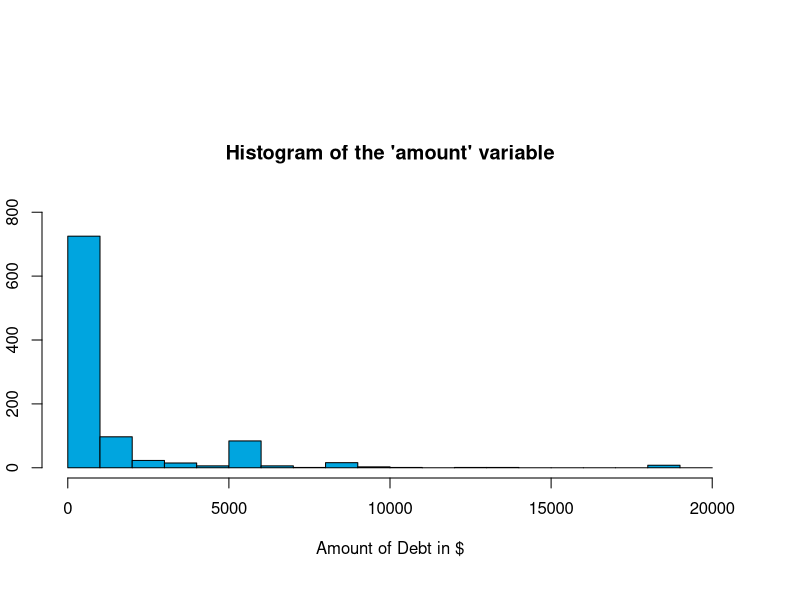
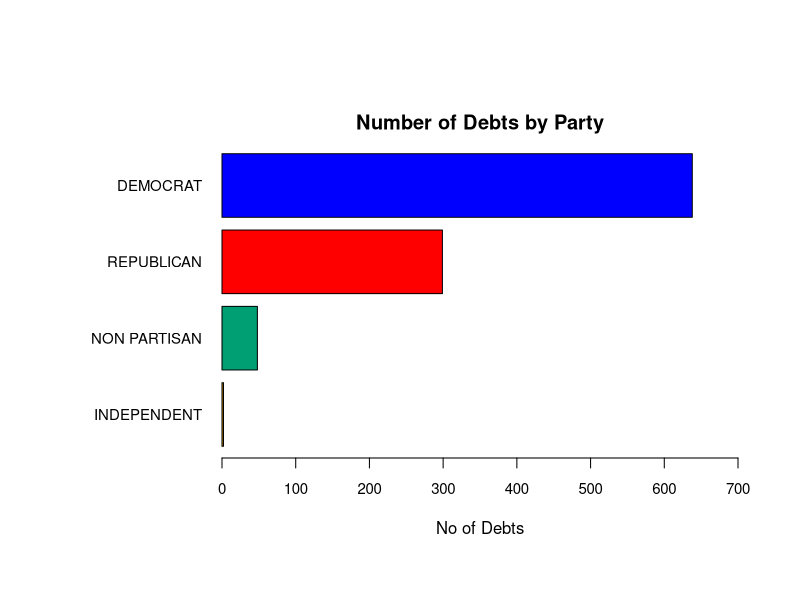
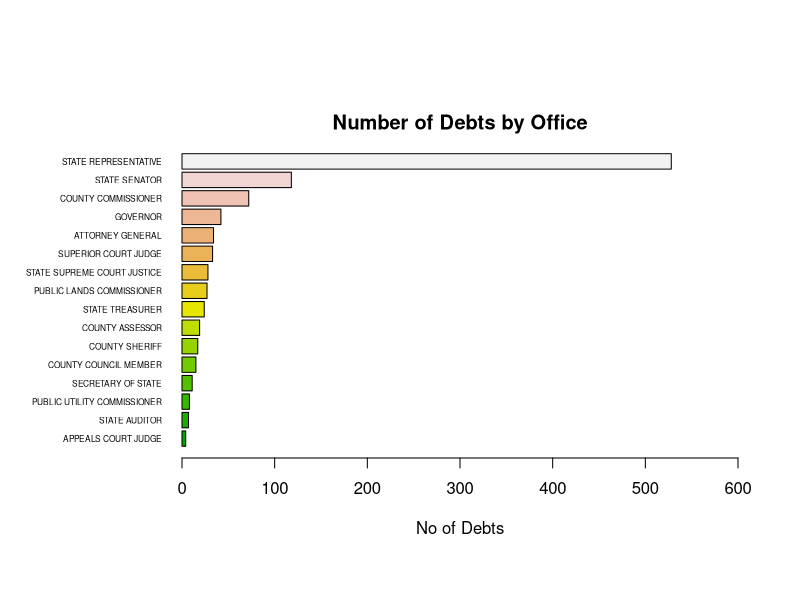
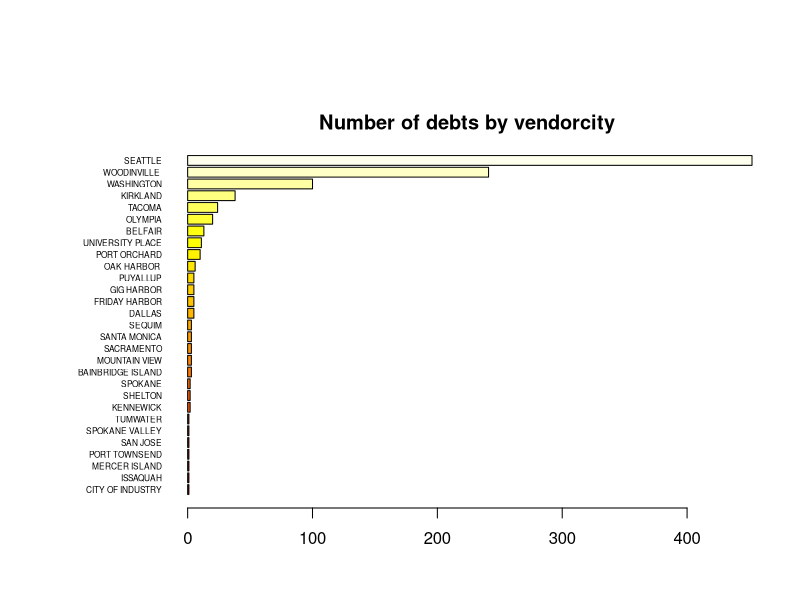
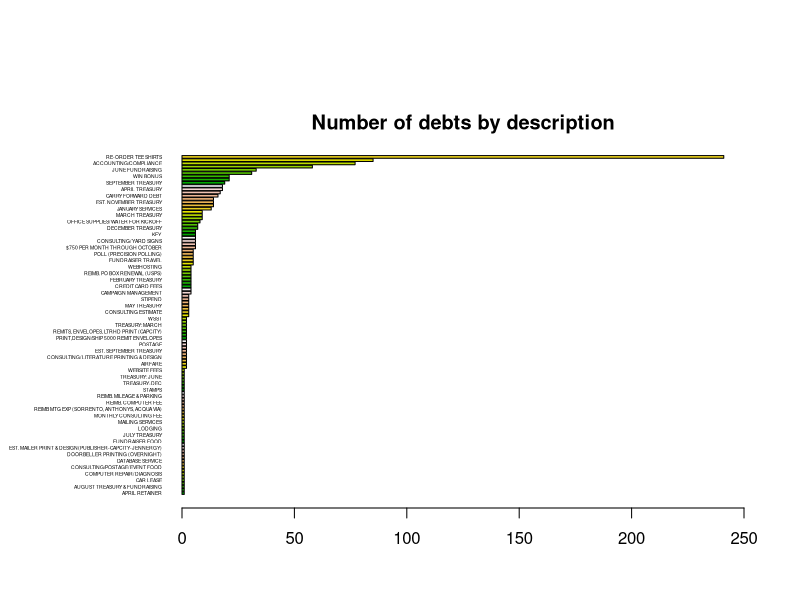

The R script that drew these images, in order: (Note: this script raises an error after producing the figures.)
## ---- chunk 1
knitr::opts_chunk$set(echo = TRUE)
## ---- chunk 2
library(car)
library(ggplot2)
par(oma= c(2,1,5,2) + 0.1) #Sets outside margins : b, l, t, r 
par(mar = c(4,1,5,1)) #Sets plot margins
cdebt_original = data.frame(read.csv("CandidateDebt.csv"))
str(cdebt_original)
## ---- chunk 3
length(cdebt_original$reportnumber) - length(unique(cdebt_original$reportnumber))

comb_fmlnames <- length(sort(unique(paste(cdebt_original$lastname, 
                                          cdebt_original$firstname, 
                                          cdebt_original$middleinitial))))
#shared lastname: FARRELL, JOHNSON, LADENBURG, MORRIS, THOMAS
length(unique(cdebt_original$filername)) - comb_fmlnames 

length(unique(cdebt_original$reportnumber)) / length(unique(cdebt_original$filerid))

length(unique(cdebt_original$filerid)) - length(unique(cdebt_original$filername))
## ---- chunk 4
colNames <- c("origin", "filerid", "filertype", "filername", "firstname", "middleinitial",
              "lastname", "office", "office2", "legislativedistrict", "position", "party",
              "jurisdiction", "jurisdictioncounty", "jurisdictiontype", "electionyear", 
              "amount", "recordtype", "fromdate", "thrudate", "debtdate", "code",
              "description", "vendorname", "vendoraddress", "vendorcity", "vendorstate")
cdebt_revised <- read.csv("CandidateDebt.csv", col.names = colNames, stringsAsFactors = T,
                         na.strings = c(NA,"NA","#N/A" ,"", " "))
str(cdebt_revised)
## ---- chunk 5
cdebt_revised = subset(cdebt_revised, !is.na(amount))
length(cdebt_original$amount) - length(cdebt_revised$amount)
## ---- chunk 6
1 - length(na.omit(cdebt_revised$legislativedistrict)) / length(cdebt_revised$legislativedistrict)
1 - length(na.omit(cdebt_revised$position)) / length(cdebt_revised$position)
1 - length(na.omit(cdebt_revised$jurisdictioncounty)) / length(cdebt_revised$jurisdictioncounty)
1 - length(na.omit(cdebt_revised$code)) / length(cdebt_revised$code)
1 - length(na.omit(cdebt_revised$description)) / length(cdebt_revised$description)
1 - length(na.omit(cdebt_revised$vendoraddress)) / length(cdebt_revised$vendoraddress)
1 - length(na.omit(cdebt_revised$vendorcity)) / length(cdebt_revised$vendorcity)
1 - length(na.omit(cdebt_revised$vendorstate)) / length(cdebt_revised$vendorstate)
## ---- chunk 7
summary(cdebt_revised$debtdate)
cdebt_revised$fromdate <- as.Date(as.character(cdebt_revised$fromdate), format = "%m/%d/%y")
cdebt_revised$thrudate <- as.Date(as.character(cdebt_revised$thrudate), format = "%m/%d/%y")
cdebt_revised$debtdate <- as.Date(as.character(cdebt_revised$debtdate), format = "%m/%d/%y")
summary(cdebt_revised$debtdate)
## ---- chunk 8
summary(cdebt_revised$origin)
summary(cdebt_revised$filertype)
summary(cdebt_revised$recordtype)
summary(cdebt_revised$electionyear)
## ---- chunk 9
amount = cdebt_revised$amount
summary(amount)
hist(cdebt_revised$amount, breaks = seq(0, 20000, by = 1000), main = "Histogram of the 'amount' variable",  border="black", col="#00A5DF", xlab = "Amount of Debt in $" ,ylab="No of Debts", ylim = c(0, 800))

## ---- chunk 10

party <- table(cdebt_revised$party)
length(cdebt_revised$party)
summary(cdebt_revised$party)

#Sets outside margins : b, l, t, r 
par(las=1, mar=c(5,10,2,1))

colorPalette <- c("#E69F00", "#009E73", "#FF0000", "#0000FF")
# I , N , R , D

barplot(party[order(party)], horiz = TRUE , las = 1, main ="Number of Debts by Party" , xlab="No of Debts" ,cex.axis = .9 ,cex.names= 0.9 , col = colorPalette , xlim = c(0, 700))

## ---- chunk 11

length(cdebt_revised$office)
summary(cdebt_revised$office)

office <- table(cdebt_revised$office)
#Sets plot margins : b, l, t, r 
par(las=1, mar=c(5,8,2, 1))

barplot(office[order(office)], horiz = TRUE , las = 1, main ="Number of Debts by Office", xlab="No of Debts" ,cex.names=0.5 , col = terrain.colors(16),xlim = c(0, 600)) 

## ---- chunk 12

#length(cdebt_revised$vendorcity)
#str(cdebt_revised$vendorcity)
#summary(cdebt_revised$vendorstate)

count_Seattle = subset(cdebt_revised, vendorcity == "SEATTLE")
count_cities = subset(cdebt_revised, !is.na(vendorcity))
(share_Seattle = length(count_Seattle$vendorcity) / length(count_cities$vendorcity))

vendorcity <- table(cdebt_revised$vendorcity)
#Sets plot margins : b, l, t, r 
par(las=1, mar=c(2.5,8,2, 0.3))

barplot(vendorcity[order(vendorcity)], horiz = TRUE , las = 1, main ="Number of debts by vendorcity", xlab="Number of debts" ,cex.names=0.5 , col = heat.colors(29)) 


## ---- chunk 13
#length(cdebt_revised$description)
#summary(cdebt_revised$description)
description <- table(cdebt_revised$description)

#Sets plot margins : b, l, t, r 
par(las=1, mar=c(2.5,8,2, 0.7))

barplot(description[order(description)], horiz = TRUE , las = 1, main ="Number of debts by description", xlab="Number of debts" ,cex.names=0.3 , col = terrain.colors(16) , xlim = c(0, 250) , width = 10) 

#qplot(cdebt_revised$description , ylab="Number of debts", geom="bar", fill="Nature of the debt") + scale_x_discrete(label=function(x) abbreviate(x, minlength=7)) + coord_flip()
#theme(axis.text.y=element_text(angle=90,hjust=1,vjust=0)) 

#ggplot(data=cdebt_revised, aes(x=description)) + geom_bar(stat="identity")

# [Divya to myself] Set axis till end
# spacing between plots 

## ---- chunk 14
(length(cdebt_revised$reportnumber) - length(unique(cdebt_revised$reportnumber)))
## ---- chunk 15
plot(formattedDebtdate, amount)
#abline(lm(amount ~ newDebtdate))
## ---- chunk 16
amount_sum_party = tapply(cdebt_revised$amount, cdebt_revised$party, FUN=sum )
(amount_sumK_party = amount_sum_party/1000)
## ---- chunk 17
par(las=1, mar=c(5,10,2,0.8))

colorTAPalette <- c( "#E69F00", "#009E73","#FF0000","#0000FF")
# N , I , D , R

barplot(amount_sumK_party[order(amount_sumK_party)], horiz = TRUE , las = 1, main ="Total Debt by Party" , xlab="Total Debt in K $" ,cex.axis = .9 ,cex.names= 0.9 , col = colorTAPalette , xlim = c(0, 1200))

## ---- chunk 18

#Sets outside margins : b, l, t, r 
par(las=1, mar=c(5,10,2,0.8))

colorMAPalette <- c( "#E69F00", "#FF0000","#009E73","#0000FF")
# I , N , R , D

(amount_means_party = by(cdebt_revised$amount, cdebt_revised$party,  mean))

barplot(amount_means_party[order(amount_means_party)], horiz = TRUE , las = 1, main ="Mean Debt by Party" , xlab="Mean Debt in $" ,cex.axis = .9 ,cex.names= 0.9 , col = colorMAPalette, xlim = c(0, 2000)) 

## ---- chunk 19

#Sets outside margins : b, l, t, r 
par(las=1, mar=c(5,10,2,0.3))

colorBAPalette <- c("#0000FF", "#E69F00", "#009E73", "#FF0000" )
# D , R , N , I <==> D , N , I , R

amount_office_party_filer <- aggregate(x = cdebt_revised$amount, by = cdebt_revised[c("office", "party","filername")], FUN = sum, na.rm=TRUE)
amount_office_party_filer

# Amount vs Party
boxplot(cdebt_revised$amount ~ party,  horizontal = TRUE ,data = cdebt_revised, cex.axis = .6, log='x',
main = "Amount wrt to 'office' party ", col = colorBAPalette)

# (candidate_party_office_amount) vs party
boxplot(x ~ party, data = amount_office_party_filer, cex.axis = .6, log='x', horizontal = TRUE ,
main = "Total Candidate Debt Amount grouped by office&party vs Party" , las=2 , col = colorBAPalette)

# Divya to jason/steve : understand the aggregations but cant understand the boxplot comparisions
# Please write up ur observations, I might understand once I read thru

#ggplot(cdebt_revised, aes(x=cdebt_revised$party, y=cdebt_revised$was_office)) + geom_boxplot(outlier.colour="red")

## ---- chunk 20
amount_sum_office = tapply(cdebt_revised$amount, cdebt_revised$office, FUN=sum )
(amount_sumK_office = amount_sum_office/1000)

#Sets outside margins : b, l, t, r 
par(las=1, mar=c(5,10,2,0.8))

barplot(amount_sumK_office[order(amount_sumK_office)], horiz = TRUE , las = 1, main ="Total Debt by Office" , xlab="Total Debt in K $" ,cex.axis = .8 ,cex.names= 0.6 , col = terrain.colors(16) , xlim = c(0, 800))
## ---- chunk 21

#Sets outside margins : b, l, t, r 
par(las=1, mar=c(5,10,6,0.8))

(amount_means_office = by(cdebt_revised$amount, cdebt_revised$office,  mean, na.rm = TRUE))

barplot(amount_means_office[order(amount_means_office)], horiz = TRUE , las = 1, main ="Mean Debt by Office" , xlab="Mean Debt in $" ,cex.axis = .9 ,cex.names= 0.5 , col = terrain.colors(16), xlim = c(0, 4000)) 

## ---- chunk 22

#Sets outside margins : b, l, t, r 
par(las=1, mar=c(3,20,2,0.3))

# Amount vs Office
boxplot(cdebt_revised$amount ~ office, data = cdebt_revised, cex.axis = .6, log='x', horizontal = TRUE ,
main = "Amount wrt to 'office' Variable" , las=2 , col = "#DDA266")

# (candidate_party_office_amount) vs office
boxplot(x ~ office, data = amount_office_party_filer, cex.axis = .6, log='x', horizontal = TRUE ,
main = "Total Candidate Debt Amount grouped by office&party vs Office" , las=2 , col = "#009E73")

# Divya to jason/steve : understand the aggregations but cant understand the boxplot comparisions
# Please write up ur observations, I might understand once i read thru

#ggplot(cdebt_revised, aes(x=cdebt_revised$amount, y=cdebt_revised$was_office)) + geom_boxplot(outlier.colour="red")

## ---- chunk 23
summary(cdebt_revised$amount)
## ---- chunk 24

#Sets outside margins : b, l, t, r 
par(las=1, mar=c(3,10,2,0.3))

boxplot(cdebt_revised$amount ~ description, data = cdebt_revised, cex.axis = .6, log='x', horizontal = TRUE ,
main = " Debt distirbution wrt to Description" , las=2 , col = "#009E73")

#ggplot(cdebt_revised, aes(x=cdebt_revised$amount, y=cdebt_revised$was_office)) + geom_boxplot(outlier.colour="red")

## ---- chunk 25

#Sets outside margins : b, l, t, r 
par(las=1, mar=c(3,10,2,0.3))

amount_office_party <- aggregate(x = cdebt_revised$amount, by = cdebt_revised[c("office", "party")], FUN = mean, na.rm=TRUE)
amount_office_party

ggplot(data=amount_office_party, aes(x=party, y=x, fill=office)) +
    geom_bar(stat="identity", position=position_dodge())

# Divya to jason/steve This is filer aggregations , Dont get this one as well
ggplot(data=amount_office_party_filer, aes(x=party, y=x, fill=office)) +
    geom_bar(stat="identity", position=position_dodge())
